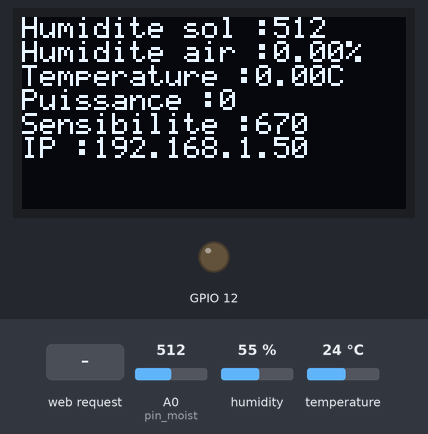
Bench run of a sketch on a simulated ESP8266 (NodeMCU). Shown: 128×64 one-colour display, output pins drawn as LEDs (lit = HIGH). The test bench sets the inputs (shaded band); at power-on: A0 (pin_moist) = 512, humidity 55 %, temperature 24 °C. WiFi joins after 1.5 s; servers stay silent unless stated; what the sketch prints to the serial monitor is not drawn.

Above: at 2.7 s.
2.8 s: HTTP request GET /?arroser=1&puistextbox=1&sensitextbox=1 received
At 15.8 s:
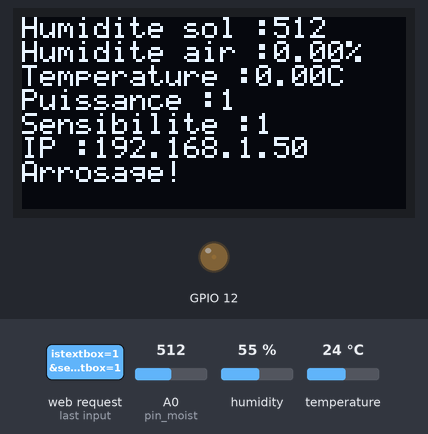
16.5 s: HTTP request GET /?puistextbox=120 received
At 30.4 s:
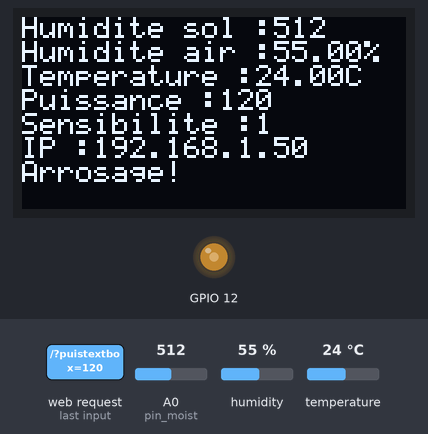
30.5 s: A0 (pin_moist) set to 716
At 35.2 s:
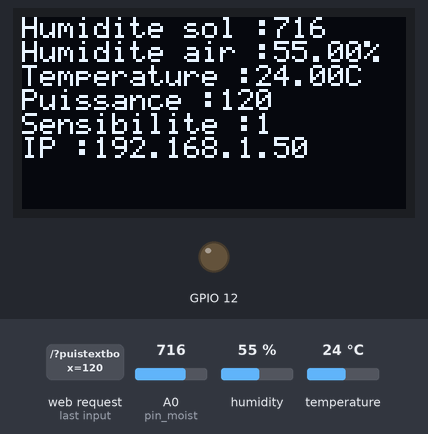
35.5 s: HTTP request GET /?arroser=120&puistextbox=120&sensitextbox=120 received
At 36.3 s:
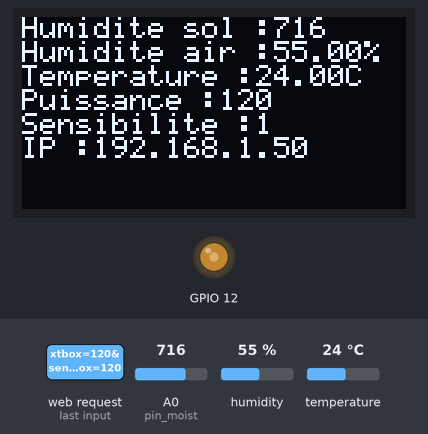
38.0 s: humidity set to 22 %
At 50.2 s:
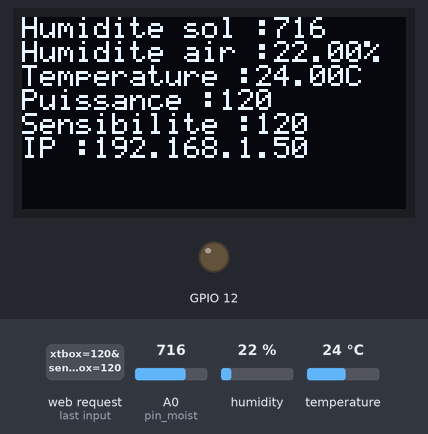
50.5 s: temperature set to 12 °C
At 65.2 s:
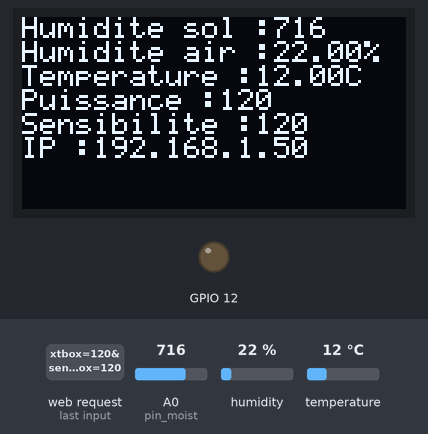
Timing chart, 0 to 65.5 s (numbered marks = the images above; inputs shaded):
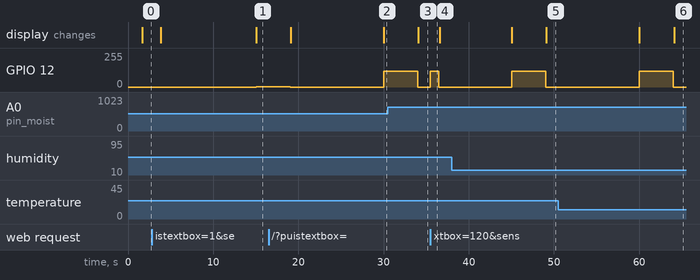

Measured:
- after the input at 2.8 s, GPIO 12: 0/255 → 1/255 after 12.2 s; the display: first changes after 1.1 s (image 1 shows a later state)
- after the input at 30.5 s, the display: changes after 3.6 s (image 3)
- after the input at 35.5 s, GPIO 12: 0/255 → 120/255 at once, → 0/255 1.0 s later
- after the input at 38.0 s, the display: first differs from a run without the input after 11.1 s (image 5)
- after the input at 50.5 s, the display: first differs from a run without the input after 13.6 s (image 6)

The sketch:

arroseur.ino
```cpp
/*********
 TODO configurer la sensibilité depuis le site web
 TODO configurer la puissance de l'arosage depuis le site web
*********/

#include <ESP8266WiFi.h>
#include <WiFiClient.h>
#include <ESP8266WebServer.h>
#include <ESP8266mDNS.h>

#include <Wire.h>
#include "SSD1306Ascii.h"
#include "SSD1306AsciiWire.h"

#define I2C_ADDRESS 0x3C
SSD1306AsciiWire oled;
const uint8_t pin_moist = 17;

#include <SimpleDHT.h>
int pinDHT22 = 16;
SimpleDHT22 dht22;

MDNSResponder mdns;

// Replace with your network credentials
const char* ssid = "NONNON2";
const char* password = "ceciest1acceswifi";

ESP8266WebServer server(80);

int moisture;
float airmoisture;
float temperature;
int puissance = 0;
int sensibilite = 670;
int intervalle = 1000 * 15;
int refreshtime = 1000;
int tpsprec1 = 0;
int tpsprec2 = 0;

void setup(void){

  // hardware
  pinMode(12, OUTPUT);
  Wire.begin();
  oled.begin(&Adafruit128x64, I2C_ADDRESS);
  oled.setFont(System5x7);
  oled.clear();
  oled.print("Setup OK");
  //

  Serial.begin(115200);
  WiFi.begin(ssid, password);
  Serial.println("");

  // Wait for connection
  while (WiFi.status() != WL_CONNECTED) {
    delay(500);
    Serial.print(".");
  }
  Serial.println("");
  Serial.print("Connected to ");
  Serial.println(ssid);
  Serial.print("IP address: ");
  Serial.println(WiFi.localIP());

  if (mdns.begin("arroseur", WiFi.localIP())) {
    Serial.println("MDNS responder started");
  }

  server.on("/", handleRoot);
  server.begin();
  Serial.println("HTTP server started");
}

String getPage(){
  String page = "<html lang='fr'><head><meta http-equiv='refresh' content='15' name='viewport' content='width=device-width, initial-scale=1'/>";
  page += "<link rel='stylesheet' href='https://maxcdn.bootstrapcdn.com/bootstrap/3.3.7/css/bootstrap.min.css'><script src='https://ajax.googleapis.com/ajax/libs/jquery/3.1.1/jquery.min.js'></script><script src='https://maxcdn.bootstrapcdn.com/bootstrap/3.3.7/js/bootstrap.min.js'></script>";
  page += "<title>Arroseur en ligne</title></head><body>";
  page += "<div class='container-fluid'>";
  page += "<div class='row'>";
  page += "<div class='col-md-12'>";
  page += "<h1>Arroseur - o - matic</h1>";
  page += "<table class='table'>";
  page += "<thead><tr><th>Capteur</th><th>Valeur</th></tr></thead>";
  page += "<tbody>";
  page += "<tr><td>Humidit&eacute sol</td><td>";
  page += moisture;
  page += "</td></tr>";
  page += "<tr><td>Humidit&eacute air</td><td>";
  page += airmoisture;
  page += "%</td></tr>";
  page += "<tr><td>Temp&eacuterature</td><td>";
  page += temperature;
  page += "&degC</td></tr>";
  page += "</tbody>";
  page += "</table>";
  page += "<form action='/' method='POST'>";
  page += "<button class='btn btn-success btn-lg btn-block' type='button submit' value='1' name='arroser'>Arroser</button>";
  page += "</form>";
  page += "</div>";
  page += "</div>";
  page += "</div>";
  // textbox
  page += "<div class = 'row'>";
  page += "<div class='text-center'>";
  page += "<div class ='col-sm-3'>";
  page += "<form action='/' method='POST'>";
  page += "<input class ='form-control' type='text' name='puistextbox'>";
  page += "</div>";

  page += "<div class='col-sm-3'>";
  page += "<button class ='btn btn-info btn-large' type='button submit'>Puissance</button>";
  page += "</div>";
  page += "</form>";

  page += "<div class ='col-sm-3'>";
  page += "<form action='/' method='POST'>";
  page += "<input class ='form-control' type='text' name='sensitextbox'>";
  page += "</div>";

  page += "<div class='col-sm-3'>";
  page += "<button class ='btn btn-info btn-large' type='button submit'>Sensibilite</button>";
  page += "</div>";
  page += "</form>";
  page += "</div>";

  page += "</div></body></html>";
  return page;
}

void handleRoot() {
  if (server.hasArg("arroser")){
    handleArroser();
  }
  if (server.hasArg("puistextbox")){
    puissance = server.arg("puistextbox").toInt();
  }
  if (server.hasArg("sensitextbox")){
    sensibilite = server.arg("sensitextbox").toInt();
  }
  server.send(600, "text/html", getPage());
}

void handleArroser(){
  Serial.print("Arroser!!");
  analogWrite(12,puissance);
  delay(1000);
  analogWrite(12,0);
}

void loop(void){
  server.handleClient();

  unsigned long tpscour = millis();

  // Lecture humidite
  moisture = analogRead(pin_moist);
  if (tpscour - tpsprec1 > refreshtime)
  {
    tpsprec1 = tpscour;
    // Affichage
    oled.clear();
    oled.print("Humidite sol :");
    oled.println(moisture);
    oled.print("Humidite air :");
    oled.print(airmoisture);
    oled.println("%");
    oled.print("Temperature :");
    oled.print(temperature);
    oled.println("C");
    oled.print("Puissance :");
    oled.println(puissance);
    oled.print("Sensibilite :");
    oled.println(sensibilite);
    oled.print("IP :");
    oled.println(WiFi.localIP());
  }

  // Arrosage auto
  if (tpscour - tpsprec2 > intervalle)
  {
    tpsprec2 = tpscour;
    // Lecture DHT11 (frequence max pour dht11 : 1,5Hz)
    int err = SimpleDHTErrSuccess;
    if ((err = dht22.read2(pinDHT22, &temperature, &airmoisture, NULL)) != SimpleDHTErrSuccess) {
      Serial.print("Read DHT11 failed, err="); Serial.println(err);delay(1000);
      oled.println("Erreur DHT");
      return;
    }

    oled.println("Arrosage!");
    analogWrite(12, puissance);
    delay(4000);
    analogWrite(12, 0);
  }
}
```
